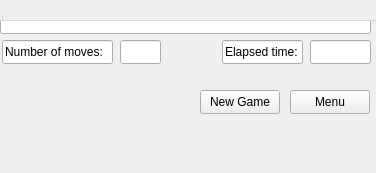
<?xml version="1.0" encoding="UTF-8"?>
<ui version="4.0">
 <class>EndOfGameView</class>
 <widget class="QWidget" name="EndOfGameView">
  <property name="geometry">
   <rect>
    <x>0</x>
    <y>0</y>
    <width>376</width>
    <height>173</height>
   </rect>
  </property>
  <property name="windowTitle">
   <string>EndOfGameView</string>
  </property>
  <widget class="QWidget" name="centralWidget">
   <widget class="QPushButton" name="pushButton">
    <property name="geometry">
     <rect>
      <x>200</x>
      <y>90</y>
      <width>80</width>
      <height>24</height>
     </rect>
    </property>
    <property name="text">
     <string>New Game</string>
    </property>
   </widget>
   <widget class="QPushButton" name="buttonExitToMenu">
    <property name="geometry">
     <rect>
      <x>290</x>
      <y>90</y>
      <width>80</width>
      <height>24</height>
     </rect>
    </property>
    <property name="text">
     <string>Menu</string>
    </property>
   </widget>
   <widget class="QLineEdit" name="lineEditMessage">
    <property name="geometry">
     <rect>
      <x>0</x>
      <y>10</y>
      <width>371</width>
      <height>24</height>
     </rect>
    </property>
   </widget>
   <widget class="QLineEdit" name="lineEditMoves">
    <property name="geometry">
     <rect>
      <x>120</x>
      <y>40</y>
      <width>41</width>
      <height>24</height>
     </rect>
    </property>
   </widget>
   <widget class="QLineEdit" name="lineEditTime">
    <property name="geometry">
     <rect>
      <x>310</x>
      <y>40</y>
      <width>61</width>
      <height>24</height>
     </rect>
    </property>
   </widget>
   <widget class="QLineEdit" name="lineEdit_3">
    <property name="geometry">
     <rect>
      <x>222</x>
      <y>40</y>
      <width>81</width>
      <height>24</height>
     </rect>
    </property>
    <property name="text">
     <string>Elapsed time:</string>
    </property>
   </widget>
   <widget class="QLineEdit" name="lineEdit_1">
    <property name="geometry">
     <rect>
      <x>2</x>
      <y>40</y>
      <width>111</width>
      <height>24</height>
     </rect>
    </property>
    <property name="text">
     <string>Number of moves:</string>
    </property>
   </widget>
  </widget>
  <widget class="QMenuBar" name="menuBar">
   <property name="geometry">
    <rect>
     <x>0</x>
     <y>0</y>
     <width>376</width>
     <height>21</height>
    </rect>
   </property>
  </widget>
  <widget class="QToolBar" name="mainToolBar">
   <attribute name="toolBarArea">
    <enum>TopToolBarArea</enum>
   </attribute>
   <attribute name="toolBarBreak">
    <bool>false</bool>
   </attribute>
  </widget>
  <widget class="QStatusBar" name="statusBar"/>
 </widget>
 <layoutdefault spacing="6" margin="11"/>
 <resources/>
 <connections/>
</ui>
